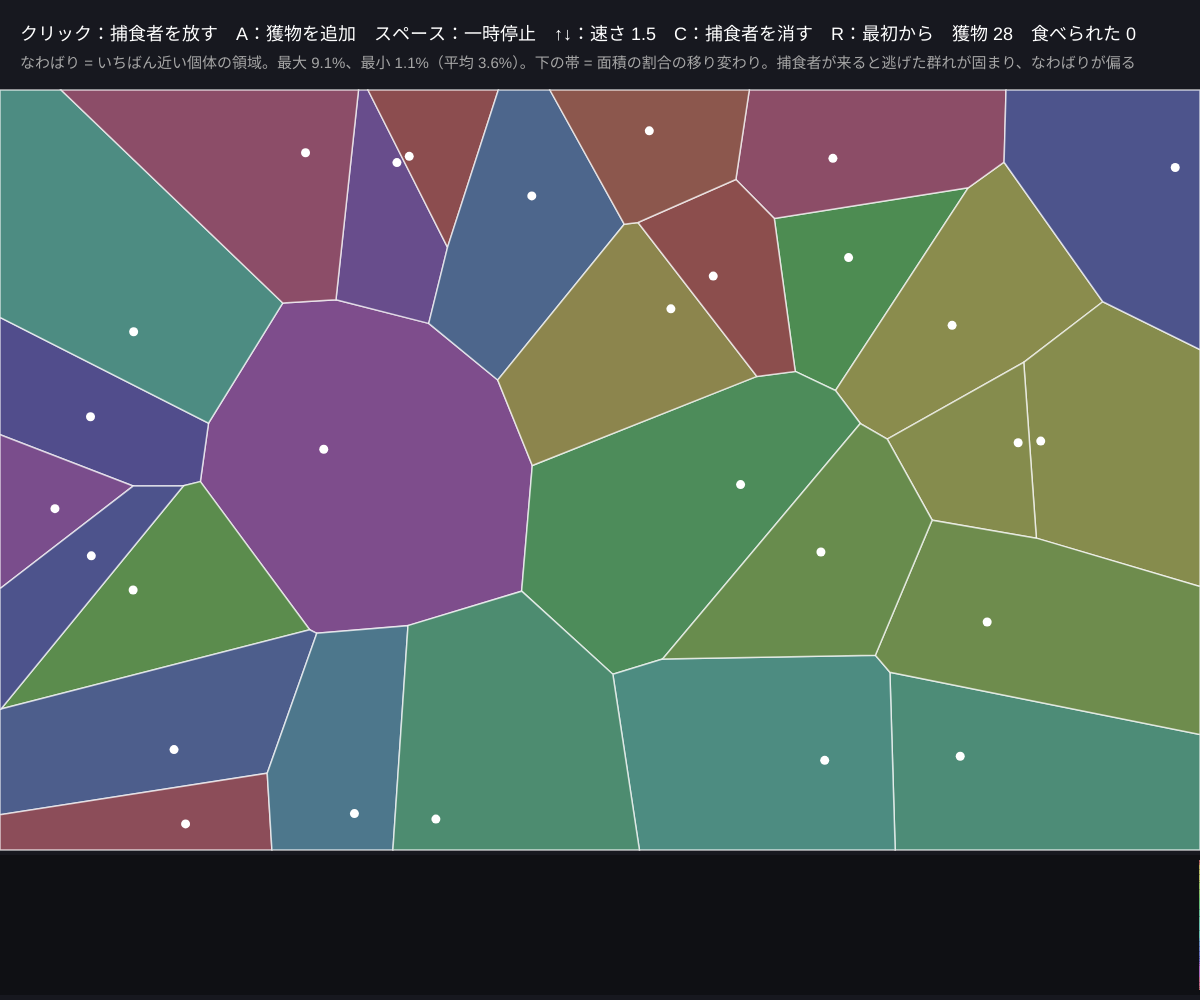
Frame 1 (no input)
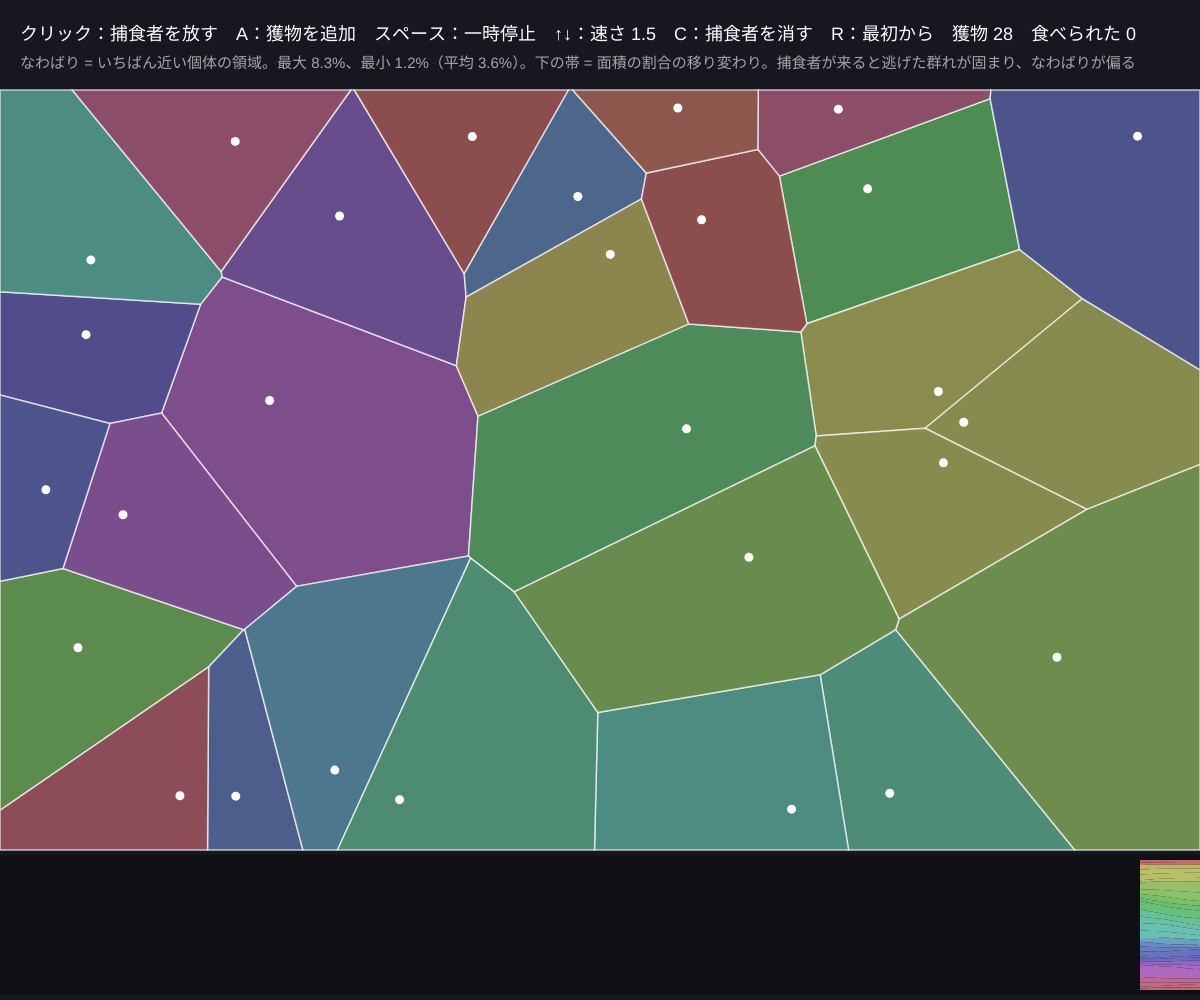
Frame 60 (no input)
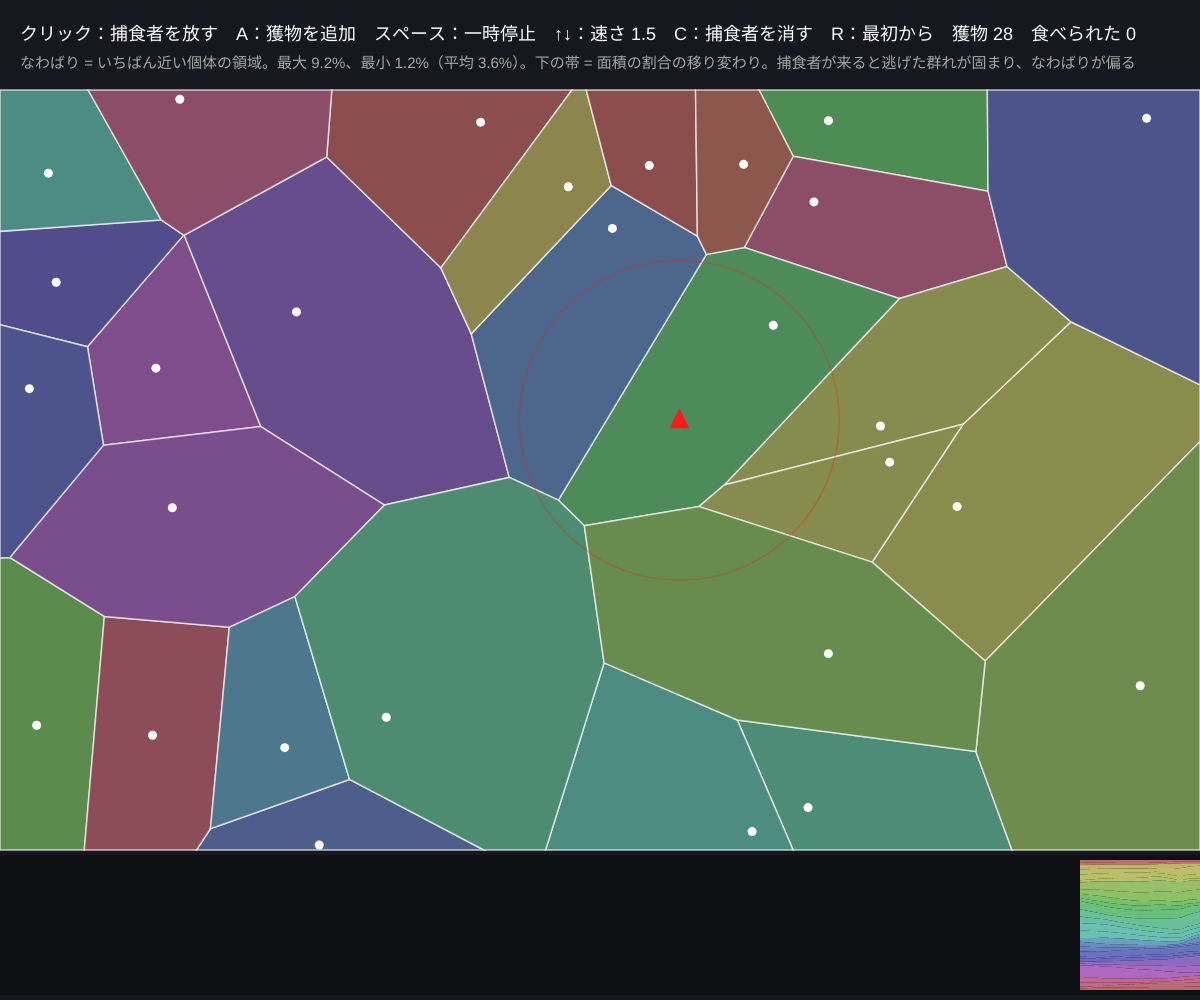
Frame 120 (the mouse pressed at the canvas centre since frame 60)

The p5.js sketch that drew these frames (run headless with seeded random() and noise() and a simulated clock; from frame 60 on, the mouse is pressed at the canvas centre):

// p5.js sketch
// ── sketch.js
// ============================================
// 11 ボロノイで動く群れと領域（なわばり）
// 動き回る生き物のなわばり = 毎フレーム作り直すボロノイ図。下のグラフは各自のなわばりの広さの移り変わり
//   クリックで「捕食者」を放す：いちばん近い獲物を追い、近くの獲物は逃げる → なわばりの形が大きく変わる
// クリック = 捕食者 / A = 獲物を追加 / スペース = 一時停止 / ↑↓ = 速さ / C = 捕食者を消す / R = 最初から
// ============================================

let prey = [];
let preds = [];
let nPrey = 28;           // ★ 獲物の数
let speed = 1.5;          // ★ 獲物の速さ
let paused = false;
let cells = [];
let strip;                // 面積のグラフ（1 フレームに 1 列ずつ描き足す）
let bounds;
let eaten = 0;
let fear = 160;           // ★ 捕食者から逃げはじめる距離

function setup() {
  createCanvas(windowWidth, windowHeight);
  colorMode(HSB, 360, 100, 100, 100);
  bounds = { x0: 0, y0: 90, x1: width, y1: height - 150 };
  strip = createGraphics(width, 140);
  strip.colorMode(HSB, 360, 100, 100, 100);
  strip.background(230, 25, 8);
  reset();
}
function reset() {
  prey = []; preds = []; eaten = 0;
  for (let i = 0; i < nPrey; i++) addPrey(random(bounds.x0 + 20, bounds.x1 - 20), random(bounds.y0 + 20, bounds.y1 - 20));
}
function addPrey(x, y) {
  let a = random(TWO_PI);
  prey.push({ x, y, vx: cos(a), vy: sin(a), hue: random(360) });
}

function moveAll() {
  for (let p of prey) {
    // 捕食者から逃げる
    for (let q of preds) {
      let dx = p.x - q.x, dy = p.y - q.y, d = sqrt(dx * dx + dy * dy) + 0.01;
      if (d < fear) { p.vx += dx / d * 0.3; p.vy += dy / d * 0.3; }
    }
    p.vx += random(-0.1, 0.1); p.vy += random(-0.1, 0.1);
    let v = sqrt(p.vx * p.vx + p.vy * p.vy) || 1, vmax = preds.length ? 1.6 : 1;
    p.vx = p.vx / v * min(v, vmax); p.vy = p.vy / v * min(v, vmax);
    p.x += p.vx * speed; p.y += p.vy * speed;
    // 壁ではね返る
    if (p.x < bounds.x0 + 5) { p.x = bounds.x0 + 5; p.vx = abs(p.vx); }
    if (p.x > bounds.x1 - 5) { p.x = bounds.x1 - 5; p.vx = -abs(p.vx); }
    if (p.y < bounds.y0 + 5) { p.y = bounds.y0 + 5; p.vy = abs(p.vy); }
    if (p.y > bounds.y1 - 5) { p.y = bounds.y1 - 5; p.vy = -abs(p.vy); }
  }
  // 捕食者：いちばん近い獲物を追う。つかまえたら食べる
  for (let q of preds) {
    let best = null, bd = Infinity;
    for (let p of prey) { let d = dist(p.x, p.y, q.x, q.y); if (d < bd) { bd = d; best = p; } }
    if (!best) continue;
    let dx = best.x - q.x, dy = best.y - q.y, d = sqrt(dx * dx + dy * dy) + 0.01;
    q.x += dx / d * speed * 1.25; q.y += dy / d * speed * 1.25;
    if (d < 10 && prey.length > 3) { prey.splice(prey.indexOf(best), 1); eaten++; }
  }
}

function draw() {
  background(230, 25, 12);
  if (!paused) moveAll();
  cells = prey.map((p, i) => voronoiCell(prey, i, bounds.x0, bounds.y0, bounds.x1, bounds.y1));
  let total = (bounds.x1 - bounds.x0) * (bounds.y1 - bounds.y0);

  for (let i = 0; i < prey.length; i++) {
    fill(prey[i].hue, 45, 55); stroke(0, 0, 100, 70); strokeWeight(1.5);
    beginShape(); for (let v of cells[i]) vertex(v.x, v.y); endShape(CLOSE);
  }
  noStroke();
  for (let p of prey) { fill(0, 0, 100); circle(p.x, p.y, 9); }
  for (let q of preds) {
    fill(0, 90, 100); triangle(q.x, q.y - 12, q.x - 10, q.y + 8, q.x + 10, q.y + 8);
    noFill(); stroke(0, 90, 100, 30); circle(q.x, q.y, fear * 2); noStroke();
  }

  // 面積のグラフ：獲物ごとの割合を積み上げて 1 列描く（左へ流れる）
  if (!paused) {
    strip.copy(strip, 1, 0, width - 1, 140, 0, 0, width - 1, 140);
    strip.noStroke(); strip.fill(230, 25, 8); strip.rect(width - 1, 0, 1, 140);
    let y = 0;
    let order = prey.map((p, i) => i).sort((a, b) => prey[a].hue - prey[b].hue);
    for (let i of order) {
      let h = polyArea(cells[i]) / total * 130;
      strip.fill(prey[i].hue, 45, 75); strip.rect(width - 1, 5 + y, 1, h);
      y += h;
    }
  }
  image(strip, 0, height - 145);

  // いちばん広い・狭いなわばり
  let areas = cells.map(polyArea), mx = max(areas), mn = min(areas);
  noStroke(); fill(0, 0, 100); textSize(18);
  text('クリック：捕食者を放す　A：獲物を追加　スペース：' + (paused ? '再開' : '一時停止') + '　↑↓：速さ ' + nf(speed, 1, 1) + '　C：捕食者を消す　R：最初から　獲物 ' + prey.length + '　食べられた ' + eaten, 20, 40);
  fill(0, 0, 65); textSize(15);
  text('なわばり = いちばん近い個体の領域。最大 ' + nf(mx / total * 100, 1, 1) + '%、最小 ' + nf(mn / total * 100, 1, 1) + '%（平均 ' + nf(100 / max(1, prey.length), 1, 1) + '%）。下の帯 = 面積の割合の移り変わり。捕食者が来ると逃げた群れが固まり、なわばりが偏る', 20, 68);
}

function mousePressed() {
  if (mouseY > bounds.y0 && mouseY < bounds.y1 && preds.length < 5) preds.push({ x: mouseX, y: mouseY });
}
function keyPressed() {
  if (key === ' ') paused = !paused;
  if (key === 'a' || key === 'A') for (let k = 0; k < 5; k++) addPrey(random(bounds.x0 + 20, bounds.x1 - 20), random(bounds.y0 + 20, bounds.y1 - 20));
  if (key === UP_ARROW) speed = min(5, speed + 0.5);
  if (key === DOWN_ARROW) speed = max(0, speed - 0.5);
  if (key === 'c' || key === 'C') preds = [];
  if (key === 'r' || key === 'R') reset();
}

// ---------- やってみよう ----------
// 1. 捕食者なしで、なわばりの広さの差（最大と最小）はどれくらい？ 捕食者を 3 匹にすると？
// 2. 獲物に「自分のセルの重心へ少し向かう」力（06 のロイド）を足すと、なわばりは公平になる？
// 3. 自分のなわばりが平均より狭い獲物は弱って遅くなる、というルールを足してみよう
// 4. 獲物を「お店」、捕食者を「大型店」と思って、商圏の奪い合いの物語にしてみよう


// ==================================================
// ここから下は「ボロノイ図の道具」（ほかのスケッチにもそのままコピーして使える）
//   voronoiCell(sites, i, x0, y0, x1, y1) … サイト i の領域（多角形）。長方形を垂直二等分線で切っていく（O(n²)）
//   delaunay(pts) … ドロネー三角形分割（Bowyer–Watson 法）。[[i, j, k], ...] を返す
//   circumcircle(a, b, c) … 外接円 {x, y, r2}（r2 = 半径の 2 乗）
//   polyArea(poly) / polyCentroid(poly) … 多角形の面積と重心
// ==================================================
function voronoiCell(sites, i, x0, y0, x1, y1) {
  let poly = [{ x: x0, y: y0 }, { x: x1, y: y0 }, { x: x1, y: y1 }, { x: x0, y: y1 }];
  let a = sites[i];
  for (let j = 0; j < sites.length && poly.length > 2; j++) {
    if (j === i) continue;
    let b = sites[j];
    // a の側 ＝ (b − a)・p ≦ (|b|² − |a|²) / 2　（a と b の垂直二等分線で切る）
    poly = clipHalfPlane(poly, b.x - a.x, b.y - a.y, (b.x * b.x + b.y * b.y - a.x * a.x - a.y * a.y) / 2);
  }
  return poly;
}
// nx·x + ny·y ≦ c の側だけ残す（Sutherland–Hodgman の 1 本分）
function clipHalfPlane(poly, nx, ny, c) {
  let out = [];
  for (let k = 0; k < poly.length; k++) {
    let p = poly[k], q = poly[(k + 1) % poly.length];
    let dp = nx * p.x + ny * p.y - c, dq = nx * q.x + ny * q.y - c;
    if (dp <= 0) out.push(p);
    if ((dp < 0 && dq > 0) || (dp > 0 && dq < 0)) {
      let t = dp / (dp - dq);
      out.push({ x: p.x + (q.x - p.x) * t, y: p.y + (q.y - p.y) * t });
    }
  }
  return out;
}
function polyArea(poly) {
  let s = 0;
  for (let k = 0; k < poly.length; k++) { let p = poly[k], q = poly[(k + 1) % poly.length]; s += p.x * q.y - q.x * p.y; }
  return Math.abs(s) / 2;
}
function polyCentroid(poly) {
  let a = 0, cx = 0, cy = 0;
  for (let k = 0; k < poly.length; k++) {
    let p = poly[k], q = poly[(k + 1) % poly.length], cr = p.x * q.y - q.x * p.y;
    a += cr; cx += (p.x + q.x) * cr; cy += (p.y + q.y) * cr;
  }
  if (Math.abs(a) < 1e-9) {
    let sx = 0, sy = 0;
    for (let p of poly) { sx += p.x; sy += p.y; }
    return poly.length ? { x: sx / poly.length, y: sy / poly.length } : { x: 0, y: 0 };
  }
  return { x: cx / (3 * a), y: cy / (3 * a) };
}
function circumcircle(a, b, c) {
  let d = 2 * (a.x * (b.y - c.y) + b.x * (c.y - a.y) + c.x * (a.y - b.y));
  if (Math.abs(d) < 1e-9) return { x: (a.x + b.x + c.x) / 3, y: (a.y + b.y + c.y) / 3, r2: Infinity };
  let a2 = a.x * a.x + a.y * a.y, b2 = b.x * b.x + b.y * b.y, c2 = c.x * c.x + c.y * c.y;
  let x = (a2 * (b.y - c.y) + b2 * (c.y - a.y) + c2 * (a.y - b.y)) / d;
  let y = (a2 * (c.x - b.x) + b2 * (a.x - c.x) + c2 * (b.x - a.x)) / d;
  return { x, y, r2: (a.x - x) * (a.x - x) + (a.y - y) * (a.y - y) };
}
// Bowyer–Watson：点を 1 つずつ入れ、「外接円の中に新しい点がある三角形」を消して穴を新しい点とつなぐ
function delaunay(pts) {
  let n = pts.length;
  if (n < 3) return [];
  let x0 = Infinity, y0 = Infinity, x1 = -Infinity, y1 = -Infinity;
  for (let p of pts) { x0 = Math.min(x0, p.x); y0 = Math.min(y0, p.y); x1 = Math.max(x1, p.x); y1 = Math.max(y1, p.y); }
  let m = Math.max(x1 - x0, y1 - y0, 1) * 20, cx = (x0 + x1) / 2, cy = (y0 + y1) / 2;
  let P = pts.concat([{ x: cx - m, y: cy - m }, { x: cx + m, y: cy - m }, { x: cx, y: cy + m }]);   // 全部を囲む大きな三角形
  let mk = (i, j, k) => ({ v: [i, j, k], c: circumcircle(P[i], P[j], P[k]) });
  let tris = [mk(n, n + 1, n + 2)];
  for (let i = 0; i < n; i++) {
    let p = P[i], edges = new Map(), keep = [];
    for (let t of tris) {
      if ((p.x - t.c.x) * (p.x - t.c.x) + (p.y - t.c.y) * (p.y - t.c.y) < t.c.r2) {
        for (let e = 0; e < 3; e++) {
          let a = t.v[e], b = t.v[(e + 1) % 3], id = a < b ? a + '_' + b : b + '_' + a;
          if (edges.has(id)) edges.delete(id); else edges.set(id, [a, b]);   // 2 回出た辺 = 穴の内側なので消す
        }
      } else keep.push(t);
    }
    for (let [a, b] of edges.values()) keep.push(mk(a, b, i));
    tris = keep;
  }
  return tris.filter((t) => t.v[0] < n && t.v[1] < n && t.v[2] < n).map((t) => t.v);
}
